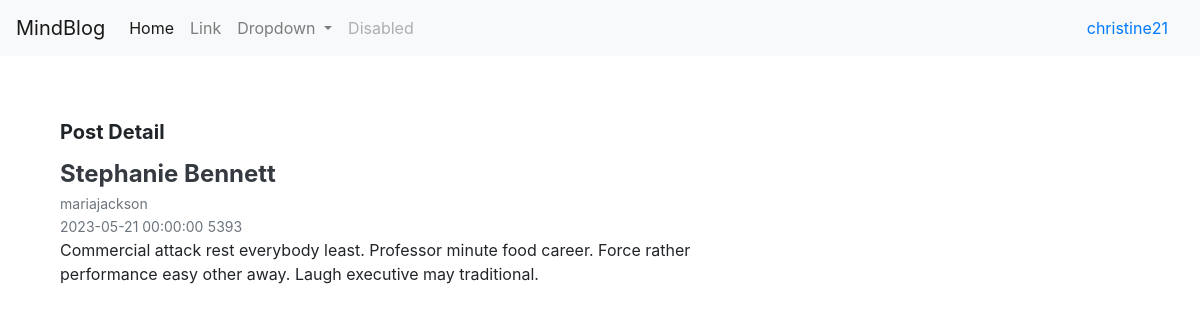
The app's page /post/101220 (signed in) with its own data.
### MindBlog/models.py (models this page shows, shortened)
class User(UserMixin,g_db.Model):
    __tablename__ = 'User';
    UserId = g_db.Column(g_db.Integer, primary_key = True);
    UserName = g_db.Column(g_db.String(80), unique = True);
    UserEmail = g_db.Column(g_db.String(30), unique = True);
    UserPassword = g_db.Column(g_db.String(18));
    Articles = g_db.relationship('Article',back_populates='ArticleAuthor')
    role_id = g_db.Column(g_db.Integer,g_db.ForeignKey('Role.id'));
    role = g_db.relationship('Role',back_populates='user');
    @property
    def password(self):
        raise AttributeError('用户密码不可读。');

class Article(g_db.Model):
    __tablename__ = 'Article';
    ArticleId = g_db.Column(g_db.Integer, primary_key = True);
    ArticleTitle = g_db.Column(g_db.String(80));    # 文章标题
    ArticleContent = g_db.Column(g_db.Text);        # 文章内容
    ArticleRead = g_db.Column(g_db.Integer);        # 文章浏览量
    ArticlePostDate = g_db.Column(g_db.DateTime,index=True,default=datetime.utcnow()); # 文章发布时间
    ArticleAuthorId = g_db.Column(g_db.Integer,g_db.ForeignKey('User.UserId'));    # 文章作者ID
    ArticleAuthor = g_db.relationship('User',back_populates='Articles');   # 文章作者
    ArticleComment = g_db.Column(g_db.Text);       # 文章评论

### MindBlog/post/views.py (the view)
@post.route('/post/<int:id>',methods=['GET'])
def checkPost(id):
    post = Article.query.get(id);
    return render_template("post/postdetail.html",post=post);

### MindBlog/__init__.py (called while the page is built)
@login_manager.user_loader
def load_user(id):
    return User.query.get(int(id));

### MindBlog/templates/post/postdetail.html (shortened to what this page needs)
{% extends "base.html" %}
{% block head %}
{{ super() }}
{% endblock %}
{% block page_content %}
<div class="container mt-5 ml-auto">
	<div class="row justify-content-between">
		<div class="col-md-8 pt-3">
			<h5 class="font-weight-bold spanborder"><span>Post Detail</span></h5>
			<div id="details" class="ml-auto">
                <div class="tab-pane fade show active" id="home" role="tabpanel" aria-labelledby="home-tab">
                    <div class="mb-3 d-flex justify-content-between pt-2">
                      <div class="pr-3">
                        <h2 class="mb-1 h4 font-weight-bold">
                          <a class="text-dark" href="{{ url_for('post.checkPost',id=post.ArticleId) }}">{{ post['ArticleTitle'] }}</a>
                        </h2>
                        <div class="card-text text-muted small">
                           {{ post['ArticleAuthor'].UserName }}
                        </div>
                        <small class="text-muted">{{ post['ArticlePostDate'] }}</small>
                        <small class="text-muted">{{ post['ArticleRead'] }}</small>
                        <p>{{ post['ArticleContent'] }}</p>
                      </div>
                    </div>
			</div>
		</div>
	</div>
</div>
{% endblock %}

### MindBlog/templates/base.html (shortened to what this page needs)
{% extends "boot_base.html" %}
{% from 'bootstrap4/form.html' import render_form%}
{% from "bootstrap4/form.html" import render_field %}
{% block head %}
{{ super() }}
{% endblock %}
{% block navbar %}
<nav class="navbar navbar-expand-lg navbar-light bg-light">
    <a class="navbar-brand" href="{{ url_for('home.index')}}">MindBlog</a>
    <div class="collapse navbar-collapse" id="navbarSupportedContent">
      <ul class="navbar-nav mr-auto">
        <li class="nav-item active">
          <a class="nav-link" href="{{ url_for('home.index') }}">Home <span class="sr-only">(current)</span></a>
        </li>
        <li class="nav-item">
          <a class="nav-link" href="#">Link</a>
        </li>
        <li class="nav-item dropdown">
          <a class="nav-link dropdown-toggle" href="#" role="button" data-toggle="dropdown" aria-expanded="false">
            Dropdown
          </a>
        </li>
        <li class="nav-item">
          <a class="nav-link disabled">Disabled</a>
        </li>
      </ul>
      <form class="form-inline my-2 my-lg-0">
        {% block loginbutton %}
        {% if current_user.is_authenticated %}
        <li class="nav-item dropdown list-unstyled">
          <a class="nav-link" href="#" role="button" data-toggle="dropdown" aria-expanded="false">
            {{ current_user.UserName }}
          </a>
        </li>
        {% else %}
        <button class="btn btn-outline-success my-2 my-sm-0" type="submit"><a href="{{ url_for('auth.login') }}">登录</a></button>
        {% endif %}
        {% endblock %}
      </form>
    </div>
  </nav>
{% endblock %}
{% block content %}
<div class="container">
    {% block page_content %}{% endblock %}
</div>
{% endblock %}

### records on screen
User: UserName "christine21"
Article: ArticleTitle "Stephanie Bennett", ArticlePostDate "2023-05-21 00:00:00", ArticleRead "5393", ArticleContent "Commercial attack rest everybody least. Professor minute food career. Force rather performance easy other away. Laugh executive may traditional."
User: ArticleAuthor.UserName "mariajackson"
